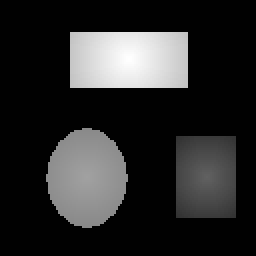
#> input picture UNSTPB/Year IV/Semester 1/Image Processing/EXAM_A/tst2.bmp, 128 x 128 px (shown 2 times larger)
$ python 2.py
#> lines starting #> are read from the running program, lines starting #| are printed output that depends on the picture
# -*- coding: utf-8 -*-
"""
Created on Mon Dec  2 10:03:37 2024

@author: Rodcris
"""
from skimage import io,color,util
import numpy as np
import matplotlib.pyplot as plt

#1

plt.close('all')

img = io.imread('tst2.bmp')
#> img is the input picture: shape (128, 128, 3); min 1, max 255, mean 42.3
img = color.rgb2gray(img)
#> img: shape (128, 128) float64
img = np.uint8(img*255).astype(int)
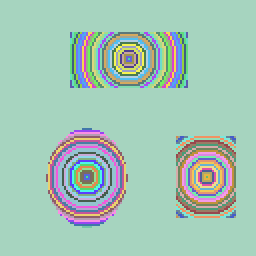
#> img: shape (128, 128) int64 (shown 2 times larger); 84 distinct labels, from 1 to 255; one colour per label, 0 black

plt.figure(), plt.imshow(img,cmap='gray'), plt.colorbar(), plt.title("Original Image")
h, w=img.shape
#> h = 128; w = 128

img_labels = np.zeros([h,w])

img_labels[img<175]=0
img_labels[img>=175]=1

plt.figure(), plt.imshow(img_labels, cmap='gray',vmin = 0, vmax = 1), plt.colorbar(), plt.title("Segmented Image")

#2
mask_vert=np.array([[0,-1,0],
                 [0,0,0],
                 [0,1,0]])


img_fvert=img.copy()
w_size=3
border=w_size//2

for i in range(border, h-border):
    for j in range(border, w-border):
        V=img_labels[i-border:i+border+1, j-border:j+border+1]
        V_vert=V*mask_vert
        img_fvert[i,j]=np.abs(np.sum(V_vert))
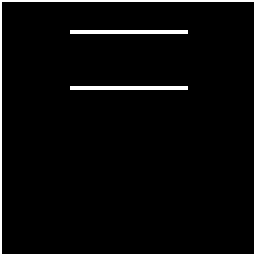
#> img_fvert: shape (128, 128) int64 (shown 2 times larger); values 0 (black) and 1 (white), 4.5% white in thin lines or dots

plt.figure(), plt.imshow(img_fvert, cmap='gray', vmin=0, vmax=1), plt.colorbar(), plt.title("Vertical Edge Image")
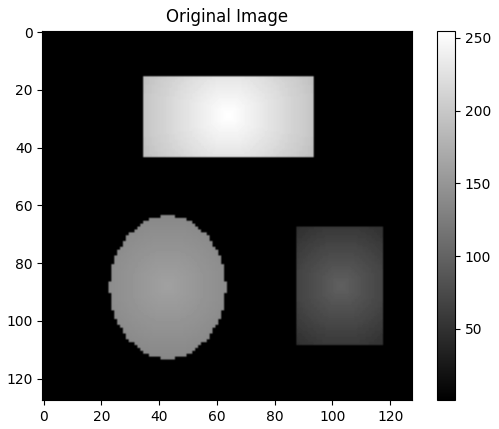
#> figure drawn by matplotlib, 2 panels
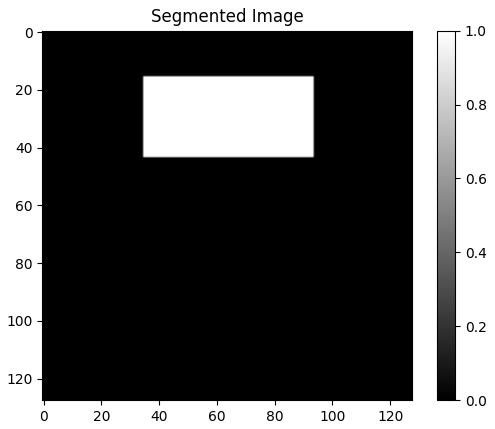
#> figure drawn by matplotlib, 2 panels
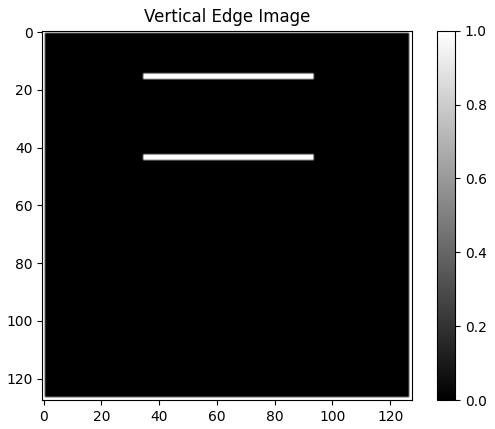
#> figure drawn by matplotlib, 2 panels
